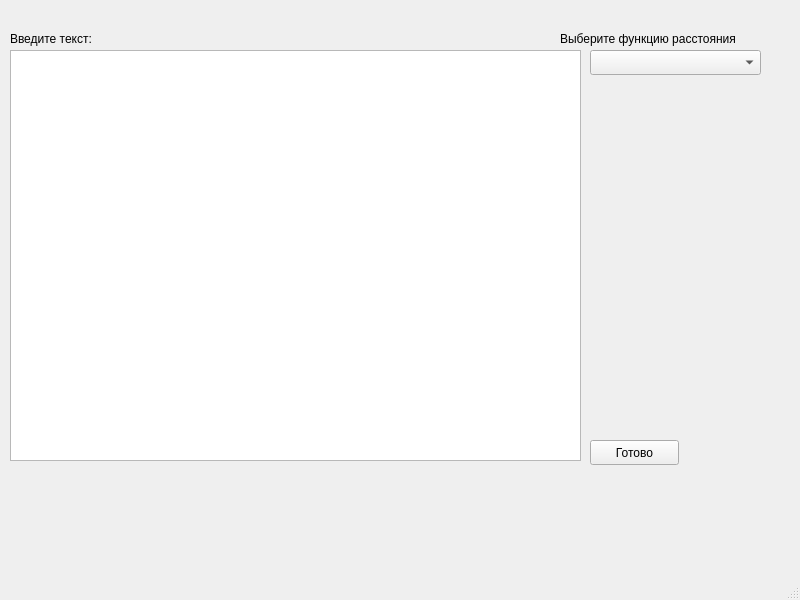
<?xml version="1.0" encoding="UTF-8"?>
<ui version="4.0">
 <class>MainWindow</class>
 <widget class="QMainWindow" name="MainWindow">
  <property name="geometry">
   <rect>
    <x>0</x>
    <y>0</y>
    <width>800</width>
    <height>600</height>
   </rect>
  </property>
  <property name="windowTitle">
   <string>MainWindow</string>
  </property>
  <widget class="QWidget" name="centralwidget">
   <widget class="QTextEdit" name="textBox">
    <property name="geometry">
     <rect>
      <x>10</x>
      <y>50</y>
      <width>571</width>
      <height>411</height>
     </rect>
    </property>
   </widget>
   <widget class="QPushButton" name="readyButton">
    <property name="geometry">
     <rect>
      <x>590</x>
      <y>440</y>
      <width>89</width>
      <height>25</height>
     </rect>
    </property>
    <property name="text">
     <string>Готово</string>
    </property>
   </widget>
   <widget class="QComboBox" name="comboBox">
    <property name="geometry">
     <rect>
      <x>590</x>
      <y>50</y>
      <width>171</width>
      <height>25</height>
     </rect>
    </property>
   </widget>
   <widget class="QLabel" name="label">
    <property name="geometry">
     <rect>
      <x>10</x>
      <y>30</y>
      <width>141</width>
      <height>17</height>
     </rect>
    </property>
    <property name="text">
     <string>Введите текст:</string>
    </property>
   </widget>
   <widget class="QLabel" name="label_2">
    <property name="geometry">
     <rect>
      <x>560</x>
      <y>30</y>
      <width>231</width>
      <height>17</height>
     </rect>
    </property>
    <property name="text">
     <string>Выберите функцию расстояния</string>
    </property>
   </widget>
  </widget>
  <widget class="QMenuBar" name="menubar">
   <property name="geometry">
    <rect>
     <x>0</x>
     <y>0</y>
     <width>800</width>
     <height>22</height>
    </rect>
   </property>
  </widget>
  <widget class="QStatusBar" name="statusbar"/>
 </widget>
 <resources/>
 <connections/>
</ui>
